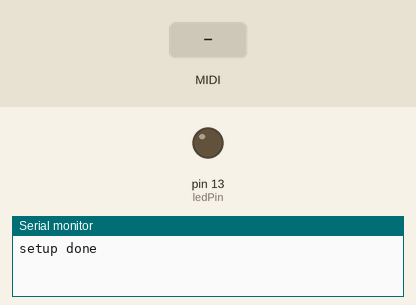
Simulated run of this sketch. Board: Teensy 4. On the bench: output pins drawn as LEDs (lit = HIGH), the last lines printed to the serial monitor. The test bench sets the inputs (shaded band).

Above: at 1.6 s.
1.7 s: MIDI note 36 received
At 1.85 s:
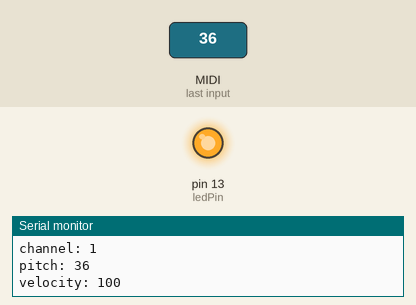
Timing chart, 0 to 4.7 s (numbered marks = the images above; inputs shaded):
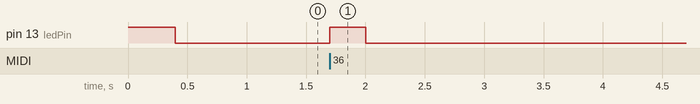

The sketch:

teensy_midi_test.ino
```cpp
// USB MIDI receive example, Note on/off -> LED on/off
// contributed by Alessandro Fasan

int ledPin = 13;

void handleNoteOn(byte channel, byte pitch, byte velocity)
{
  // Do whatever you want when a note is pressed.

  // Try to keep your callbacks short (no delays ect)
  // otherwise it would slow down the loop() and have a bad impact
  // on real-time performance.
  digitalWrite(ledPin, HIGH);
  Serial.println("handleNoteOn");
  Serial.print("channel: ");
  Serial.println(channel);
  Serial.print("pitch: ");
  Serial.println(pitch);
  Serial.print("velocity: ");
  Serial.println(velocity);
}

void handleNoteOff(byte channel, byte pitch, byte velocity)
{
  // Do something when the note is released.
  // Note that NoteOn messages with 0 velocity are interpreted as NoteOffs.
  digitalWrite(ledPin, LOW);
  Serial.println("handleNoteOff");
  Serial.print("channel: ");
  Serial.println(channel);
  Serial.print("pitch: ");
  Serial.println(pitch);
  Serial.print("velocity: ");
  Serial.println(velocity);
}

void setup() {
  pinMode(ledPin, OUTPUT);
  Serial.begin(19200);


  usbMIDI.setHandleNoteOff(handleNoteOff);
  usbMIDI.setHandleNoteOn(handleNoteOn) ;
  digitalWrite(ledPin, HIGH);
  delay(400);                 // Blink LED once at startup
  digitalWrite(ledPin, LOW);
  Serial.println("setup done");
}

void loop() {
  usbMIDI.read();
}
```

Measured:
- after the input at 1.7 s, pin 13 (ledPin): LOW → HIGH at once, → LOW 0.30 s later
